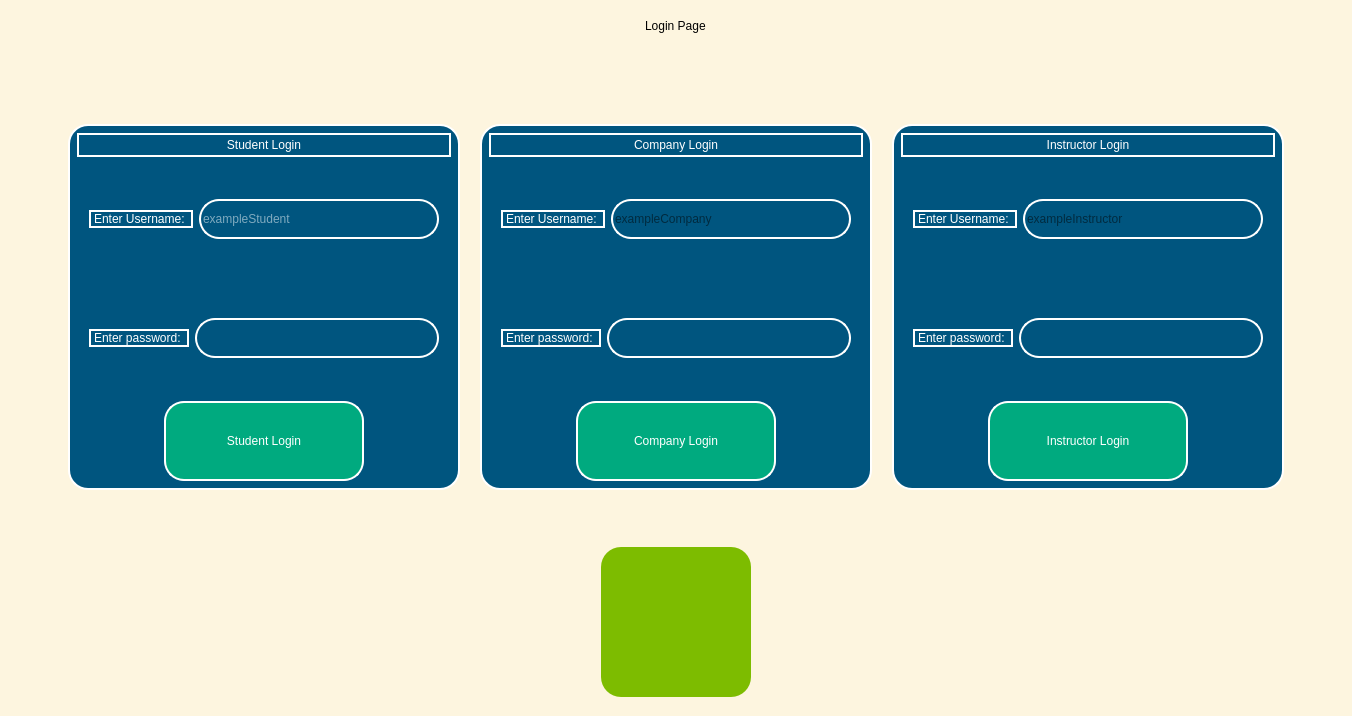
<?xml version="1.0" encoding="UTF-8"?>
<ui version="4.0">
 <class>Dialog</class>
 <widget class="QDialog" name="Dialog">
  <property name="windowModality">
   <enum>Qt::WindowModal</enum>
  </property>
  <property name="geometry">
   <rect>
    <x>0</x>
    <y>0</y>
    <width>1352</width>
    <height>716</height>
   </rect>
  </property>
  <property name="windowTitle">
   <string>Login Page</string>
  </property>
  <property name="styleSheet">
   <string notr="true">background-color: rgb(194, 154, 191);
background-color: rgb(253, 245, 223);</string>
  </property>
  <layout class="QVBoxLayout" name="verticalLayout">
   <item>
    <layout class="QVBoxLayout" name="column" stretch="1,5,0">
     <property name="spacing">
      <number>40</number>
     </property>
     <property name="sizeConstraint">
      <enum>QLayout::SetMinAndMaxSize</enum>
     </property>
     <property name="leftMargin">
      <number>40</number>
     </property>
     <property name="topMargin">
      <number>8</number>
     </property>
     <property name="rightMargin">
      <number>40</number>
     </property>
     <property name="bottomMargin">
      <number>8</number>
     </property>
     <item alignment="Qt::AlignHCenter|Qt::AlignTop">
      <widget class="QLabel" name="label">
       <property name="styleSheet">
        <string notr="true">font: 75 24pt &quot;MS Shell Dlg 2&quot;;</string>
       </property>
       <property name="text">
        <string>Login Page</string>
       </property>
      </widget>
     </item>
     <item alignment="Qt::AlignVCenter">
      <widget class="QWidget" name="loginsWidget" native="true">
       <property name="minimumSize">
        <size>
         <width>1250</width>
         <height>400</height>
        </size>
       </property>
       <property name="maximumSize">
        <size>
         <width>16777215</width>
         <height>16777215</height>
        </size>
       </property>
       <layout class="QHBoxLayout" name="horizontalLayout">
        <item>
         <layout class="QHBoxLayout" name="loginsLayout">
          <property name="spacing">
           <number>20</number>
          </property>
          <property name="sizeConstraint">
           <enum>QLayout::SetNoConstraint</enum>
          </property>
          <property name="leftMargin">
           <number>8</number>
          </property>
          <property name="topMargin">
           <number>8</number>
          </property>
          <property name="rightMargin">
           <number>8</number>
          </property>
          <property name="bottomMargin">
           <number>8</number>
          </property>
          <item>
           <widget class="QWidget" name="widget_2" native="true">
            <property name="minimumSize">
             <size>
              <width>380</width>
              <height>344</height>
             </size>
            </property>
            <property name="maximumSize">
             <size>
              <width>800</width>
              <height>600</height>
             </size>
            </property>
            <property name="styleSheet">
             <string notr="true">QWidget{background-color: rgb(0, 85, 127); border: 2px solid white; border-radius: 20}

</string>
            </property>
            <layout class="QHBoxLayout" name="horizontalLayout_2">
             <property name="sizeConstraint">
              <enum>QLayout::SetMaximumSize</enum>
             </property>
             <item>
              <layout class="QVBoxLayout" name="verticalLayout_5" stretch="0,2,2,2">
               <property name="sizeConstraint">
                <enum>QLayout::SetMinimumSize</enum>
               </property>
               <item>
                <widget class="QLabel" name="lblStudent_4">
                 <property name="styleSheet">
                  <string notr="true">color: rgb(255, 255, 255);
font: 75 14pt &quot;MS Shell Dlg 2&quot;;</string>
                 </property>
                 <property name="text">
                  <string>Student Login</string>
                 </property>
                 <property name="alignment">
                  <set>Qt::AlignHCenter|Qt::AlignTop</set>
                 </property>
                </widget>
               </item>
               <item>
                <layout class="QHBoxLayout" name="horizontalLayout_8">
                 <property name="leftMargin">
                  <number>12</number>
                 </property>
                 <property name="rightMargin">
                  <number>12</number>
                 </property>
                 <item alignment="Qt::AlignVCenter">
                  <widget class="QLabel" name="label_8">
                   <property name="styleSheet">
                    <string notr="true">font: 75 10pt &quot;MS Shell Dlg 2&quot;;
color: rgb(255, 255, 255);
</string>
                   </property>
                   <property name="text">
                    <string>Enter Username: </string>
                   </property>
                  </widget>
                 </item>
                 <item alignment="Qt::AlignVCenter">
                  <widget class="QLineEdit" name="inputUsernameStudent">
                   <property name="minimumSize">
                    <size>
                     <width>0</width>
                     <height>40</height>
                    </size>
                   </property>
                   <property name="maximumSize">
                    <size>
                     <width>16777215</width>
                     <height>60</height>
                    </size>
                   </property>
                   <property name="styleSheet">
                    <string notr="true">font: 10pt &quot;MS Shell Dlg 2&quot;;
color: rgb(255, 255, 255);</string>
                   </property>
                   <property name="maxLength">
                    <number>20</number>
                   </property>
                   <property name="placeholderText">
                    <string>exampleStudent</string>
                   </property>
                   <property name="clearButtonEnabled">
                    <bool>false</bool>
                   </property>
                  </widget>
                 </item>
                </layout>
               </item>
               <item>
                <layout class="QHBoxLayout" name="horizontalLayout_9">
                 <property name="leftMargin">
                  <number>12</number>
                 </property>
                 <property name="rightMargin">
                  <number>12</number>
                 </property>
                 <item alignment="Qt::AlignVCenter">
                  <widget class="QLabel" name="label_9">
                   <property name="styleSheet">
                    <string notr="true">font: 75 10pt &quot;MS Shell Dlg 2&quot;;
color: rgb(255, 255, 255);</string>
                   </property>
                   <property name="text">
                    <string>Enter password: </string>
                   </property>
                  </widget>
                 </item>
                 <item alignment="Qt::AlignVCenter">
                  <widget class="QLineEdit" name="inputPasswordStudent">
                   <property name="minimumSize">
                    <size>
                     <width>0</width>
                     <height>40</height>
                    </size>
                   </property>
                   <property name="maximumSize">
                    <size>
                     <width>16777215</width>
                     <height>60</height>
                    </size>
                   </property>
                   <property name="inputMask">
                    <string/>
                   </property>
                   <property name="maxLength">
                    <number>32767</number>
                   </property>
                  </widget>
                 </item>
                </layout>
               </item>
               <item alignment="Qt::AlignHCenter">
                <widget class="QPushButton" name="btnStudentLogin">
                 <property name="minimumSize">
                  <size>
                   <width>200</width>
                   <height>40</height>
                  </size>
                 </property>
                 <property name="maximumSize">
                  <size>
                   <width>400</width>
                   <height>80</height>
                  </size>
                 </property>
                 <property name="styleSheet">
                  <string notr="true">color: rgb(255, 255, 255);
background-color: rgb(0, 170, 127);
font: 75 12pt &quot;MS Shell Dlg 2&quot;;</string>
                 </property>
                 <property name="text">
                  <string>Student Login</string>
                 </property>
                </widget>
               </item>
              </layout>
             </item>
            </layout>
           </widget>
          </item>
          <item>
           <widget class="QWidget" name="widget_4" native="true">
            <property name="enabled">
             <bool>true</bool>
            </property>
            <property name="minimumSize">
             <size>
              <width>380</width>
              <height>344</height>
             </size>
            </property>
            <property name="maximumSize">
             <size>
              <width>800</width>
              <height>600</height>
             </size>
            </property>
            <property name="styleSheet">
             <string notr="true">QWidget{background-color: rgb(0, 85, 127); border: 2px solid white; border-radius: 20;}

</string>
            </property>
            <layout class="QHBoxLayout" name="horizontalLayout_4">
             <property name="sizeConstraint">
              <enum>QLayout::SetMaximumSize</enum>
             </property>
             <item>
              <layout class="QVBoxLayout" name="verticalLayout_7" stretch="0,2,2,2">
               <property name="sizeConstraint">
                <enum>QLayout::SetMinimumSize</enum>
               </property>
               <item>
                <widget class="QLabel" name="lblStudent_6">
                 <property name="styleSheet">
                  <string notr="true">color: rgb(255, 255, 255);
font: 75 14pt &quot;MS Shell Dlg 2&quot;;</string>
                 </property>
                 <property name="text">
                  <string>Company Login</string>
                 </property>
                 <property name="alignment">
                  <set>Qt::AlignHCenter|Qt::AlignTop</set>
                 </property>
                </widget>
               </item>
               <item>
                <layout class="QHBoxLayout" name="horizontalLayout_12">
                 <property name="leftMargin">
                  <number>12</number>
                 </property>
                 <property name="rightMargin">
                  <number>12</number>
                 </property>
                 <item alignment="Qt::AlignVCenter">
                  <widget class="QLabel" name="label_12">
                   <property name="styleSheet">
                    <string notr="true">font: 75 10pt &quot;MS Shell Dlg 2&quot;;
color: rgb(255, 255, 255);
</string>
                   </property>
                   <property name="text">
                    <string>Enter Username: </string>
                   </property>
                  </widget>
                 </item>
                 <item alignment="Qt::AlignVCenter">
                  <widget class="QLineEdit" name="inputUsernameCompany">
                   <property name="minimumSize">
                    <size>
                     <width>0</width>
                     <height>40</height>
                    </size>
                   </property>
                   <property name="maximumSize">
                    <size>
                     <width>16777215</width>
                     <height>60</height>
                    </size>
                   </property>
                   <property name="maxLength">
                    <number>20</number>
                   </property>
                   <property name="placeholderText">
                    <string>exampleCompany</string>
                   </property>
                  </widget>
                 </item>
                </layout>
               </item>
               <item>
                <layout class="QHBoxLayout" name="horizontalLayout_13">
                 <property name="leftMargin">
                  <number>12</number>
                 </property>
                 <property name="rightMargin">
                  <number>12</number>
                 </property>
                 <item alignment="Qt::AlignVCenter">
                  <widget class="QLabel" name="label_13">
                   <property name="styleSheet">
                    <string notr="true">font: 75 10pt &quot;MS Shell Dlg 2&quot;;
color: rgb(255, 255, 255);</string>
                   </property>
                   <property name="text">
                    <string>Enter password: </string>
                   </property>
                  </widget>
                 </item>
                 <item alignment="Qt::AlignVCenter">
                  <widget class="QLineEdit" name="inputPasswordCompany">
                   <property name="minimumSize">
                    <size>
                     <width>0</width>
                     <height>40</height>
                    </size>
                   </property>
                   <property name="maximumSize">
                    <size>
                     <width>16777215</width>
                     <height>60</height>
                    </size>
                   </property>
                   <property name="maxLength">
                    <number>20</number>
                   </property>
                  </widget>
                 </item>
                </layout>
               </item>
               <item alignment="Qt::AlignHCenter">
                <widget class="QPushButton" name="btnCompanyLogin">
                 <property name="minimumSize">
                  <size>
                   <width>200</width>
                   <height>40</height>
                  </size>
                 </property>
                 <property name="maximumSize">
                  <size>
                   <width>400</width>
                   <height>80</height>
                  </size>
                 </property>
                 <property name="styleSheet">
                  <string notr="true">color: rgb(255, 255, 255);
background-color: rgb(0, 170, 127);
font: 75 12pt &quot;MS Shell Dlg 2&quot;;</string>
                 </property>
                 <property name="text">
                  <string>Company Login</string>
                 </property>
                </widget>
               </item>
              </layout>
             </item>
            </layout>
           </widget>
          </item>
          <item>
           <widget class="QWidget" name="widget_3" native="true">
            <property name="minimumSize">
             <size>
              <width>380</width>
              <height>344</height>
             </size>
            </property>
            <property name="maximumSize">
             <size>
              <width>800</width>
              <height>600</height>
             </size>
            </property>
            <property name="baseSize">
             <size>
              <width>0</width>
              <height>0</height>
             </size>
            </property>
            <property name="acceptDrops">
             <bool>false</bool>
            </property>
            <property name="autoFillBackground">
             <bool>false</bool>
            </property>
            <property name="styleSheet">
             <string notr="true">QWidget{background-color: rgb(0, 85, 127); border: 2px solid white; border-radius: 20}
</string>
            </property>
            <layout class="QHBoxLayout" name="horizontalLayout_3">
             <property name="sizeConstraint">
              <enum>QLayout::SetMaximumSize</enum>
             </property>
             <item>
              <layout class="QVBoxLayout" name="verticalLayout_6" stretch="0,2,2,2">
               <property name="sizeConstraint">
                <enum>QLayout::SetMinimumSize</enum>
               </property>
               <item>
                <widget class="QLabel" name="lblStudent_5">
                 <property name="styleSheet">
                  <string notr="true">color: rgb(255, 255, 255);
font: 75 14pt &quot;MS Shell Dlg 2&quot;;</string>
                 </property>
                 <property name="text">
                  <string>Instructor Login</string>
                 </property>
                 <property name="alignment">
                  <set>Qt::AlignHCenter|Qt::AlignTop</set>
                 </property>
                </widget>
               </item>
               <item>
                <layout class="QHBoxLayout" name="horizontalLayout_10">
                 <property name="leftMargin">
                  <number>12</number>
                 </property>
                 <property name="rightMargin">
                  <number>12</number>
                 </property>
                 <item alignment="Qt::AlignVCenter">
                  <widget class="QLabel" name="label_10">
                   <property name="styleSheet">
                    <string notr="true">font: 75 10pt &quot;MS Shell Dlg 2&quot;;
color: rgb(255, 255, 255);
</string>
                   </property>
                   <property name="text">
                    <string>Enter Username: </string>
                   </property>
                  </widget>
                 </item>
                 <item alignment="Qt::AlignVCenter">
                  <widget class="QLineEdit" name="inputUsernameInstructor">
                   <property name="minimumSize">
                    <size>
                     <width>0</width>
                     <height>40</height>
                    </size>
                   </property>
                   <property name="maximumSize">
                    <size>
                     <width>16777215</width>
                     <height>60</height>
                    </size>
                   </property>
                   <property name="maxLength">
                    <number>20</number>
                   </property>
                   <property name="placeholderText">
                    <string>exampleInstructor</string>
                   </property>
                  </widget>
                 </item>
                </layout>
               </item>
               <item>
                <layout class="QHBoxLayout" name="horizontalLayout_11">
                 <property name="leftMargin">
                  <number>12</number>
                 </property>
                 <property name="rightMargin">
                  <number>12</number>
                 </property>
                 <item alignment="Qt::AlignVCenter">
                  <widget class="QLabel" name="label_11">
                   <property name="styleSheet">
                    <string notr="true">font: 75 10pt &quot;MS Shell Dlg 2&quot;;
color: rgb(255, 255, 255);</string>
                   </property>
                   <property name="text">
                    <string>Enter password: </string>
                   </property>
                  </widget>
                 </item>
                 <item alignment="Qt::AlignVCenter">
                  <widget class="QLineEdit" name="inputPasswordInstructor">
                   <property name="minimumSize">
                    <size>
                     <width>0</width>
                     <height>40</height>
                    </size>
                   </property>
                   <property name="maximumSize">
                    <size>
                     <width>16777215</width>
                     <height>60</height>
                    </size>
                   </property>
                   <property name="maxLength">
                    <number>20</number>
                   </property>
                  </widget>
                 </item>
                </layout>
               </item>
               <item alignment="Qt::AlignHCenter">
                <widget class="QPushButton" name="btnInstructorLogin">
                 <property name="minimumSize">
                  <size>
                   <width>200</width>
                   <height>40</height>
                  </size>
                 </property>
                 <property name="maximumSize">
                  <size>
                   <width>400</width>
                   <height>80</height>
                  </size>
                 </property>
                 <property name="styleSheet">
                  <string notr="true">color: rgb(255, 255, 255);
background-color: rgb(0, 170, 127);
font: 75 12pt &quot;MS Shell Dlg 2&quot;;</string>
                 </property>
                 <property name="text">
                  <string>Instructor Login</string>
                 </property>
                </widget>
               </item>
              </layout>
             </item>
            </layout>
           </widget>
          </item>
         </layout>
        </item>
       </layout>
      </widget>
     </item>
     <item alignment="Qt::AlignHCenter">
      <widget class="QPushButton" name="btnGoBack">
       <property name="minimumSize">
        <size>
         <width>150</width>
         <height>150</height>
        </size>
       </property>
       <property name="maximumSize">
        <size>
         <width>200</width>
         <height>150</height>
        </size>
       </property>
       <property name="styleSheet">
        <string notr="true">background-color: rgb(125, 188, 0);
font: 75 16pt &quot;MS Shell Dlg 2&quot;;
border-radius: 20px;</string>
       </property>
       <property name="text">
        <string/>
       </property>
       <property name="icon">
        <iconset>
         <normaloff>icon_back.jpg</normaloff>icon_back.jpg</iconset>
       </property>
       <property name="iconSize">
        <size>
         <width>100</width>
         <height>100</height>
        </size>
       </property>
       <property name="default">
        <bool>false</bool>
       </property>
       <property name="flat">
        <bool>false</bool>
       </property>
      </widget>
     </item>
    </layout>
   </item>
  </layout>
 </widget>
 <resources/>
 <connections/>
</ui>
